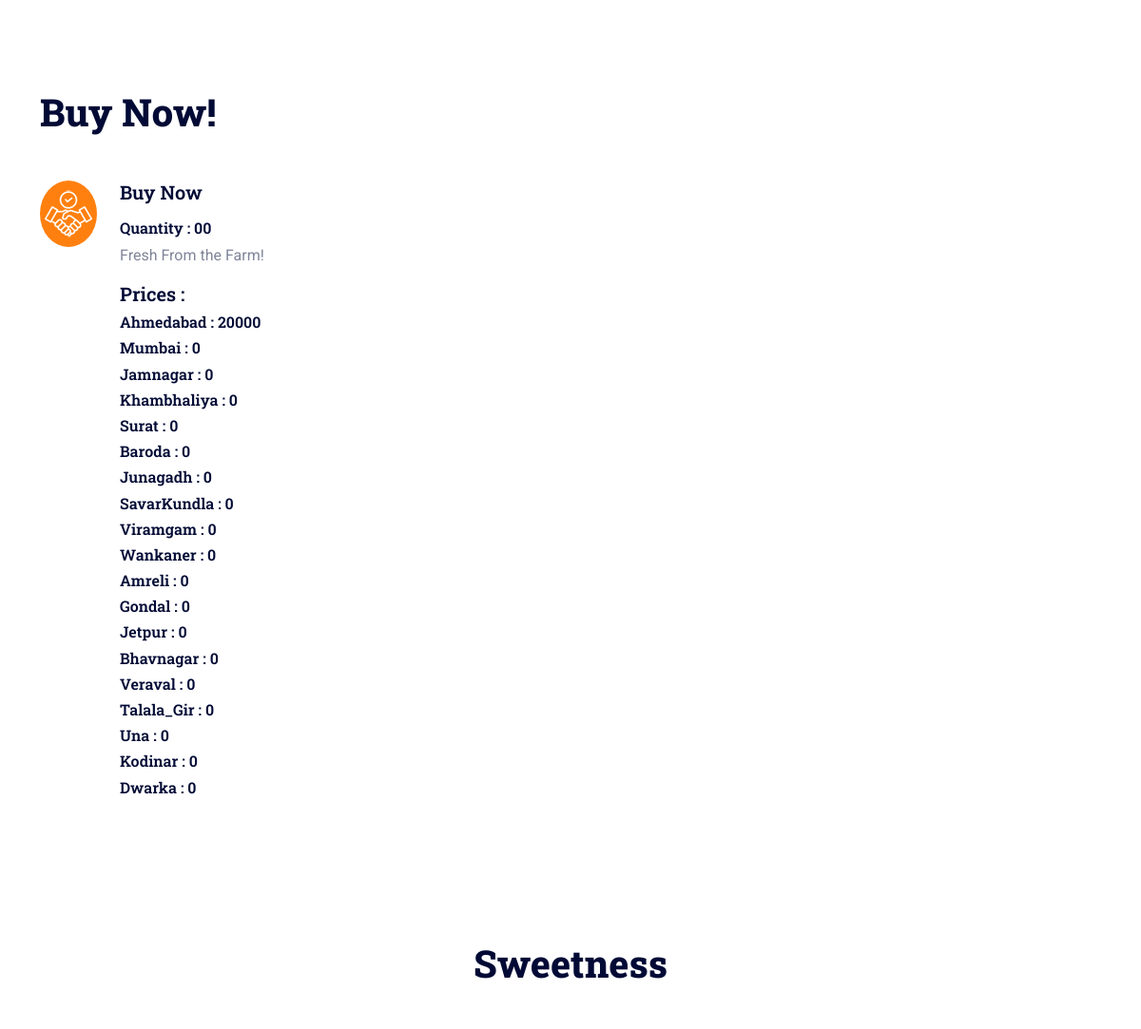
Before: /ripemangoes (middle part) with the older database file.
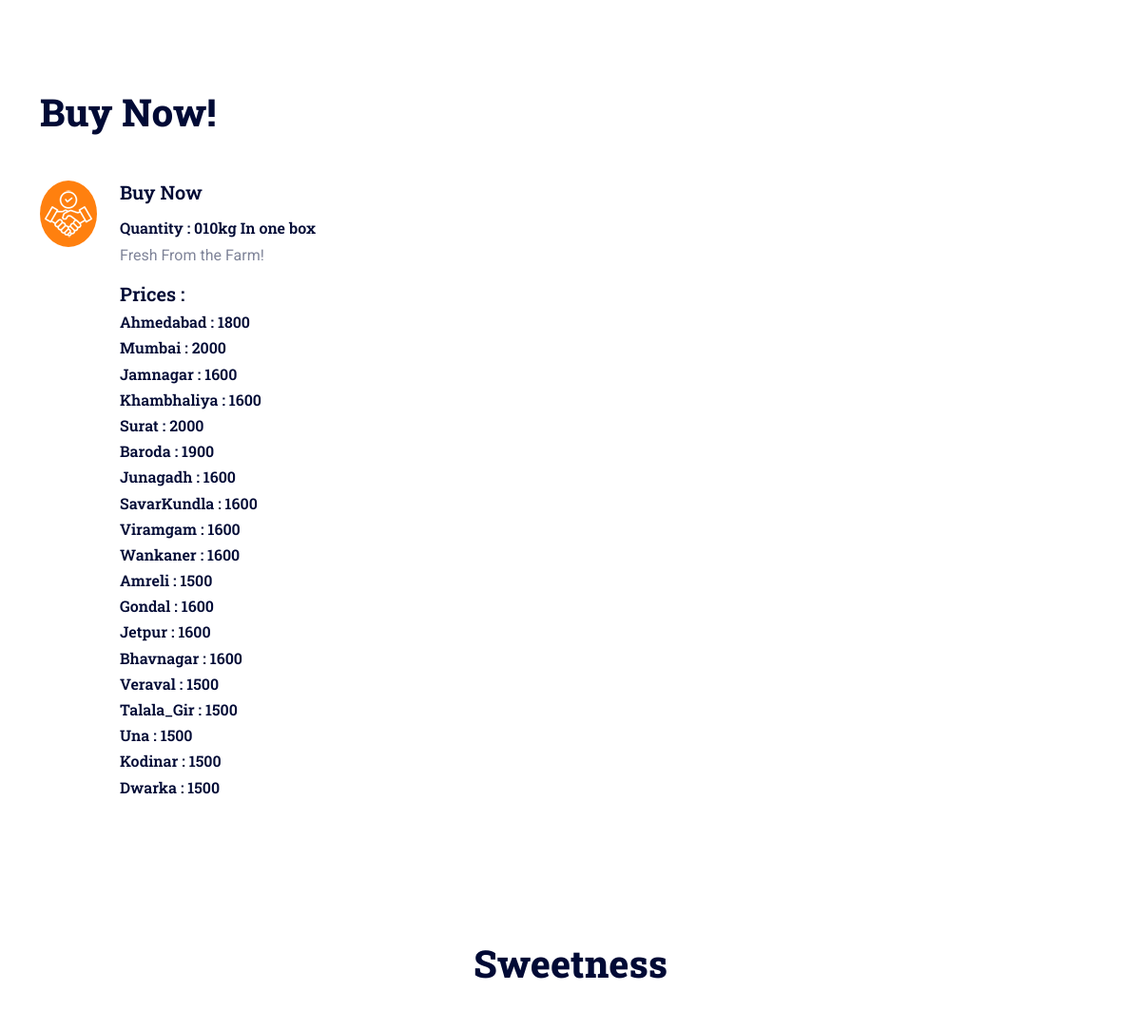
After: the same page with the newer database file.
### MangoliciousApp/models.py (models this page shows)
class RipeMangoes(models.Model):
    Ahmedabad = models.IntegerField()
    Rajkot = models.IntegerField()
    Mumbai = models.IntegerField()
    Jamnagar = models.IntegerField()
    Khambhaliya = models.IntegerField()
    Surat = models.IntegerField()
    Baroda = models.IntegerField()
    Junagadh = models.IntegerField()
    SavarKundla = models.IntegerField()
    Viramgam = models.IntegerField()
    Wankaner = models.IntegerField()
    Amreli = models.IntegerField()
    Gondal = models.IntegerField()
    Jetpur = models.IntegerField()
    Porbandar = models.IntegerField()
    Bhavnagar = models.IntegerField()
    Veraval = models.IntegerField()
    Talala_Gir = models.IntegerField()
    Una = models.IntegerField()
    Kodinar = models.IntegerField()
    Dwarka = models.IntegerField()
    quantity = models.IntegerField()
    quantityIn = models.CharField(max_length = 200)

### MangoliciousApp/views.py (the view)
# urls.py: path('ripemangoes',views.ripemangoes, name='ripemangoes'),
def ripemangoes(request):
    buy = RipeMangoes.objects.all()
    print(buy)
    return render(request, "ripe-mangoes.html", {'buy':buy})

### template/ripe-mangoes.html (shortened to what this page needs)
{% load static %}
<!DOCTYPE html>
<html lang="en">
<head>
    <link href="https://cdnjs.cloudflare.com/ajax/libs/font-awesome/5.10.0/css/all.min.css" rel="stylesheet">
    <link href="https://cdn.jsdelivr.net/npm/bootstrap-icons@1.4.1/font/bootstrap-icons.css" rel="stylesheet">
    <link href="{% static 'theme/lib/animate/animate.min.css' %}" rel="stylesheet">
    <link href="{% static 'theme/lib/owlcarousel/assets/owl.carousel.min.css' %}" rel="stylesheet">
    <link href="{% static 'theme/css/bootstrap.min.css' %}" rel="stylesheet">
    <link href="{% static 'theme/css/style.css' %}" rel="stylesheet">
</head>
<body>
    <div class="container-xxl py-5">
        <div class="container">
            <div class="row g-5">
                <div class="col-lg-6 wow fadeInUp" data-wow-delay="0.1s">
                    <h1 class="display-6 mb-5">Buy Now!</h1>
                    <div class="d-flex mb-5">
                        <div class="flex-shrink-0 btn-square bg-primary rounded-circle" style="width: 60px; height: 70px;">
                           <img class="img-fluid" src="{% static 'theme/img/icon/icon-08-light.png' %}" alt="">
                        </div>
                        {% for row in buy %}
                        <div class="ms-4">
                            <h5 class="mb-3">Buy Now</h5>
                            <h6>Quantity : {{ row.quantity }}{{ row.quantityIn }}</h6>
                            <p>Fresh From the Farm!</p>
                            <h5>Prices :</h5>
                            <h6>Ahmedabad : {{ row.Ahmedabad }}</h6>
                            <h6>Mumbai : {{ row.Mumbai }}</h6>
                            <h6>Jamnagar : {{ row.Jamnagar }}</h6>
                            <h6>Khambhaliya : {{ row.Khambhaliya }}</h6>
                            <h6>Surat : {{ row.Surat }}</h6>
                            <h6>Baroda : {{ row.Baroda }}</h6>
                            <h6>Junagadh : {{ row.Junagadh }}</h6>
                            <h6>SavarKundla : {{ row.SavarKundla }}</h6>
                            <h6>Viramgam : {{ row.Viramgam }}</h6>
                            <h6>Wankaner : {{ row.Wankaner }}</h6>
                            <h6>Amreli : {{ row.Amreli }}</h6>
                            <h6>Gondal : {{ row.Gondal }}</h6>
                            <h6>Jetpur : {{ row.Jetpur }}</h6>
                            <h6>Bhavnagar : {{ row.Bhavnagar }}</h6>
                            <h6>Veraval : {{ row.Veraval }}</h6>
                            <h6>Talala_Gir : {{ row.Talala_Gir }}</h6>
                            <h6>Una : {{ row.Una }}</h6>
                            <h6>Kodinar : {{ row.Kodinar }}</h6>
                            <h6>Dwarka : {{ row.Dwarka }}</h6>
                        </div>
                    </div>
                    {% endfor %}
                </div>
            </div>
        </div>
    </div>
    <div class="container-xxl py-5">
        <div class="container">
            <div class="text-center mx-auto wow fadeInUp" data-wow-delay="0.1s" style="max-width: 500px;">
                <h1 class="display-6 mb-5">Sweetness</h1>
            </div>
            <div class="row g-4">
            </div>
        </div>
    </div>
</body>
</html>

Changed rows visible on the page:
changed RipeMangoes: quantityIn "0" → "10kg In one box"; Ahmedabad "20000" → "1800"; Mumbai "0" → "2000"; Jamnagar "0" → "1600"; Khambhaliya "0" → "1600"; Surat "0" → "2000"; Baroda "0" → "1900"; Junagadh "0" → "1600"; SavarKundla "0" → "1600"; Viramgam "0" → "1600"; Wankaner "0" → "1600"; Amreli "0" → "1500"; Gondal "0" → "1600"; Jetpur "0" → "1600"; Bhavnagar "0" → "1600"; Veraval "0" → "1500"; Talala_Gir "0" → "1500"; Una "0" → "1500"; Kodinar "0" → "1500"; Dwarka "0" → "1500"
